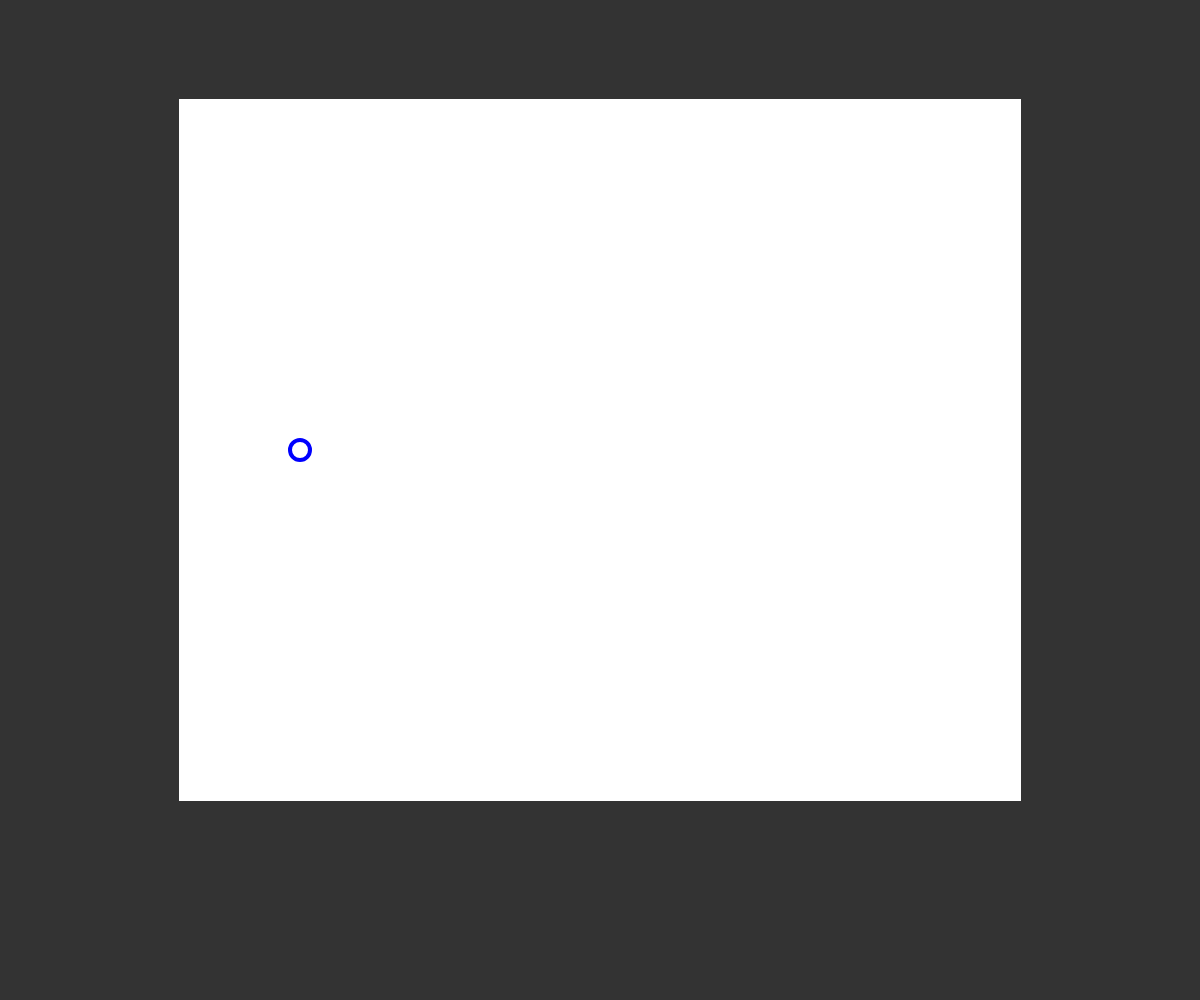
Frame 1 (no input)
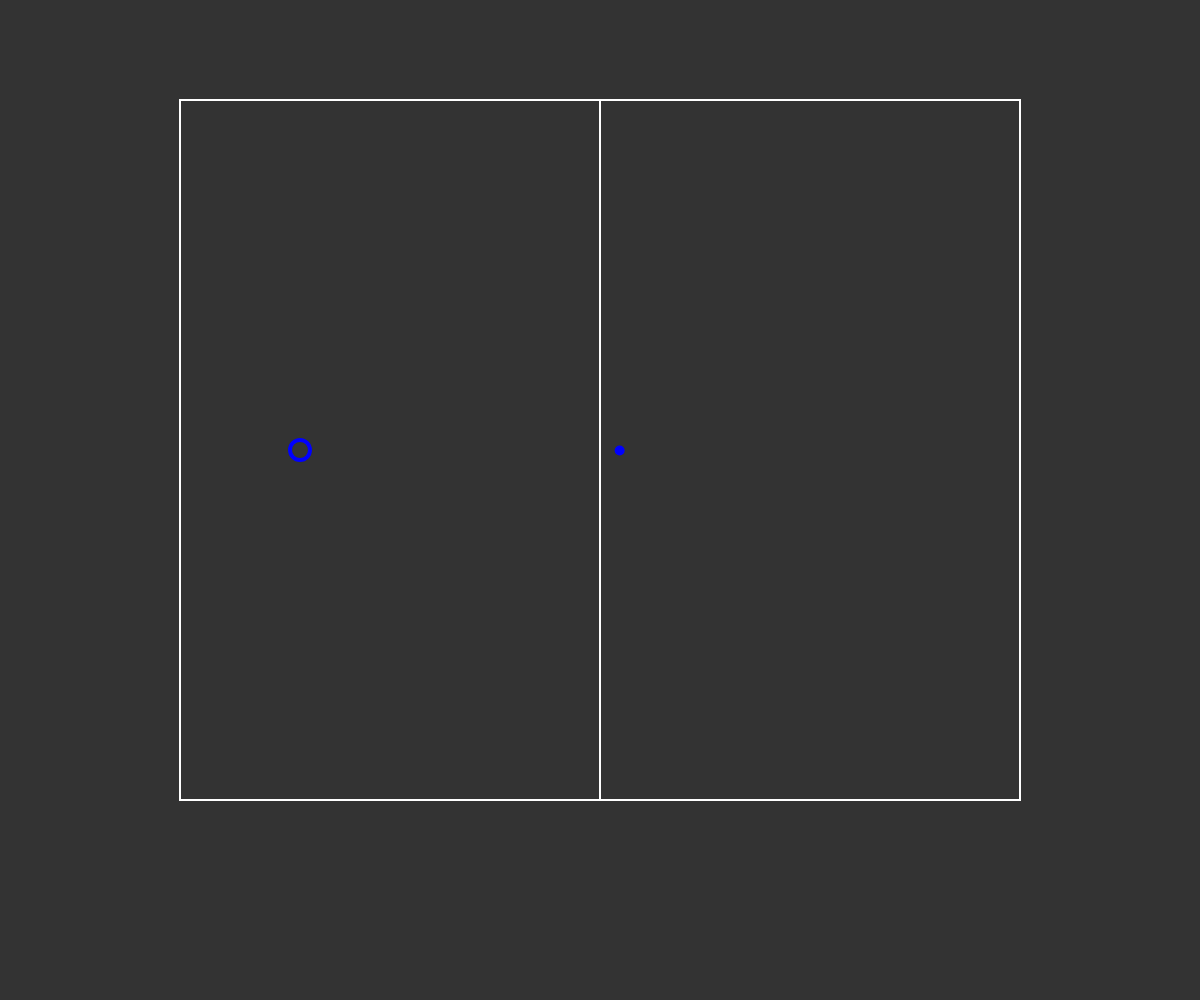
Frame 60 (no input)
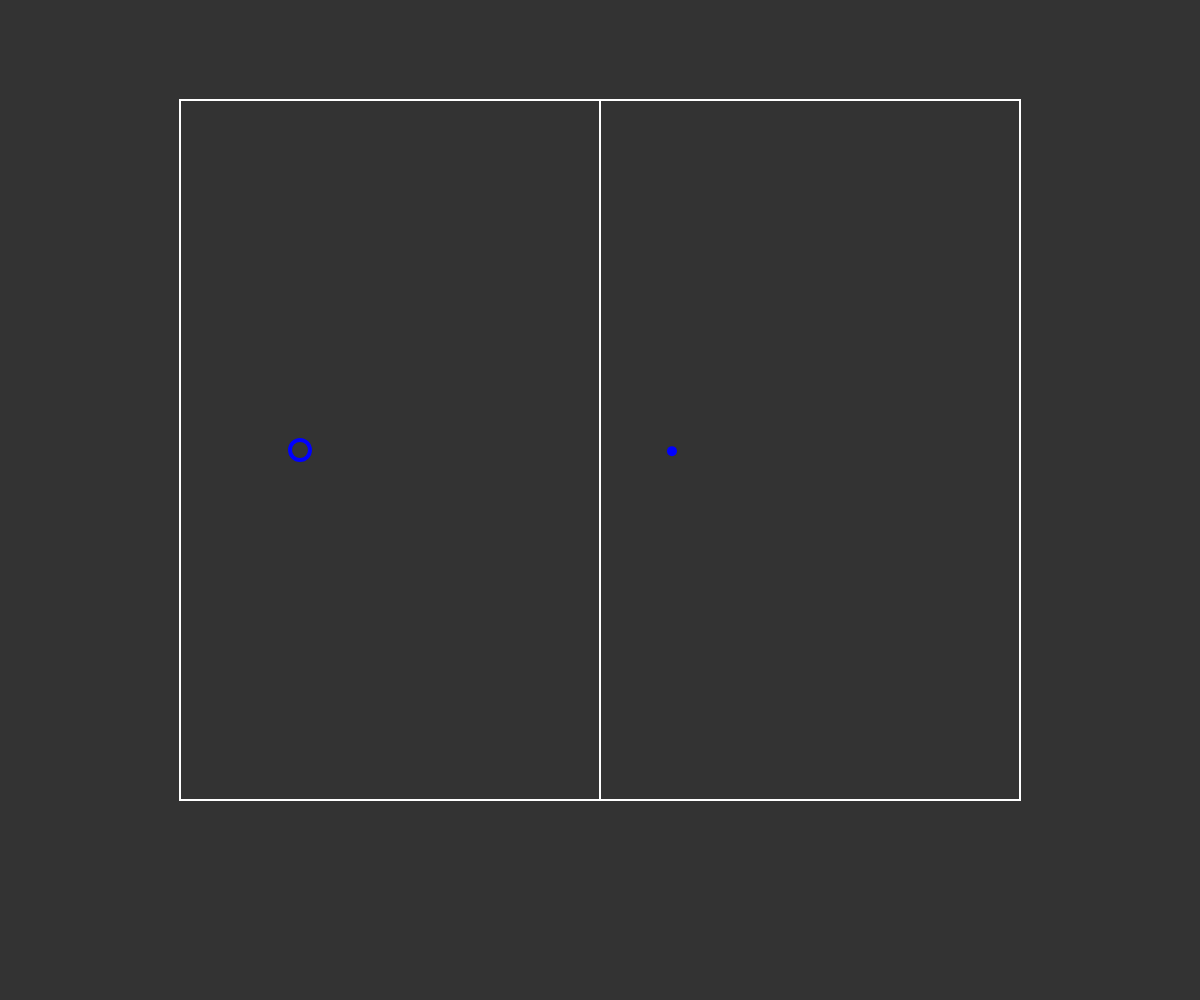
Frame 120 (the mouse pressed at the canvas centre since frame 60)

The p5.js sketch that drew these frames (run headless with seeded random() and noise() and a simulated clock; from frame 60 on, the mouse is pressed at the canvas centre):

// p5.js sketch
// ── sketch.js
let game;

function setup() {
  createCanvas(window.innerWidth, window.innerHeight);
  game = new Game(width, height);
  game.setup();
}

function draw() {
  background(51);
  game.draw();
  game.controls(false, 0);
}

function keyPressed() {
  game.controls(true, keyCode);
}

// ── ball.js
class Ball {
  constructor(posX, posY) {
    this.pos = createVector(posX, posY);
    this.vel = createVector(0.01, 0.01);
    this.acc = createVector();
  }

  show(t, c) {
    this.draw();
    this.force(t, c);
    this.update();
  }

  force(target, charge) {
    var force = p5.Vector.sub(target, this.pos);
    var d = force.mag();
    var strength = 1000 / (d * d);
    force.setMag(strength);

    if (charge === 0) {
      if (d < 20) {
        force.mult(-1);
      }
      this.acc.add(force);
    } else this.acc.sub(force);
  }

  wallForceY(target , mod) {
    var d = target - this.pos.y;
    var strength = 500 / (d * d);
    strength *= mod;
    this.acc.y += strength;
  }

  wallForceX(target , mod) {
    var d = target - this.pos.x;
    var strength = 500 / (d * d);
    strength *= mod;
    this.acc.x += strength;
  }

  draw() {
    stroke("blue");
    strokeWeight(10);
    point(this.pos.x, this.pos.y);
  }

  update() {
    this.vel.add(this.acc);
    this.vel.limit(5);
    this.pos.add(this.vel);
    this.acc.mult(0);
  }
}

// ── game.js
class Game {
  constructor(w, h) {
    this.x1 = w * 0.15;
    this.y1 = h * 0.1;
    this.x2 = w * 0.85;
    this.y2 = h * 0.8;
    this.gp;
    this.ball;
  }

  setup() {
    this.gp = new GoalKeeper(
      (this.x2 + this.x1) / 4,
      (this.y2 + this.y1) / 2,
      this.x1,
      this.y1,
      this.x2,
      this.y2
    );
    this.ball = new Ball((this.x2 + this.x1) / 2, (this.y2 + this.y1) / 2);
  }

  draw() {
    this.ball.wallForceY(this.y1, 1);
    this.ball.wallForceY(this.y2, -1);
    this.ball.wallForceX(this.x1, 1);
    this.ball.wallForceX(this.x2, -1);
    this.ball.show(this.gp.pos, this.gp.currCharge());
    this.drawStadium();
    this.gp.show();
  }

  drawStadium() {
    stroke("white");
    strokeWeight(2);
    let halfWidth = (this.x1 + this.x2) / 2;
    line(halfWidth, this.y1, halfWidth, this.y2);
    rect(this.x1, this.y1, this.x2 - this.x1, this.y2 - this.y1);
  }

  controls(isKeyPressed, k) {
    if (isKeyPressed) {
      if (k === 32) {
        //space
        this.gp.switchCharge();
      }
    } else {
      if (keyIsDown(68)) {
        //D
        this.gp.move(1, 0);
      }
      if (keyIsDown(87)) {
        //W
        this.gp.move(0, -1);
      }
      if (keyIsDown(65)) {
        //A
        this.gp.move(-1, 0);
      }
      if (keyIsDown(83)) {
        //S
        this.gp.move(0, 1);
      }
    }
  }
}

// ── goalKeeper.js
class GoalKeeper {
  constructor(posX, posY,x1,y1,x2,y2) {
    this.pos = createVector(posX, posY);
    this.color = "blue";
    this.x1 = x1;
    this.y1 = y1;
    this.x2 = x2;
    this.y2 = y2;
  }

  show() {
    stroke(this.color);
    strokeWeight(4);
    noFill();
    circle(this.pos.x, this.pos.y, 20);
  }

  switchCharge() {
    if (this.color == "red") this.color = "blue";
    else this.color = "red";
  }

  currCharge() {
    if (this.color == "blue") return 1;
    else return 0;
  }

  move(x, y) {
    let direction = createVector(x, y);
    direction.mult(2);
    this.pos.add(direction);
    this.pos.x = constrain(this.pos.x, this.x1, this.x2);
    this.pos.y = constrain(this.pos.y, this.y1, this.y2);
  }
}
